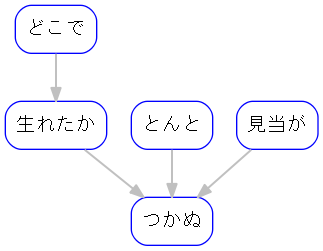

Source code (Python):
import pydot
import graphviz

import re
import pprint

mecab_file = "../data/neko.txt.cabocha"

class Morph:
    def __init__(self, surface, base, pos, pos1):
        self.surface = surface
        self.base    = base
        self.pos     = pos
        self.pos1    = pos1

    def __str__(self):
        return pprint.pformat({
            "surface": self.surface,
            "base": self.base, 
            "pos": self.pos, 
            "pos1": self.pos1
        })
    
    def is_symbol(self):
        return self.pos == "記号"

    def is_verb(self):
        return self.pos == "動詞"

    def is_noun(self):
        return self.pos == "名詞"
        
    
    @classmethod
    def from_txt(cls, line):
        surface = line.split("\t")[0]

        if surface[:3] == "EOS" or re.match(r"\* \d+? [-]?\d+?D \d+?/\d+? [-]?\d+(?:\.\d+)?", line):
            return None
    
        pos     = line.split("\t")[1].split(",")[0]
        pos1    = line.split("\t")[1].split(",")[1]
        base    = line.split("\t")[1].split(",")[6]

        return cls(surface, base, pos, pos1)

class Chunk:
    def __init__(self, dst):
        self.morphs = []
        self.dst = dst
        self.srcs = []

    def add_morph(self, morph):
        self.morphs.append(morph)
    
    def add_srcs(self, src):
        self.srcs.append(src)

    def get_chunk_surface(self, ignore_symbol=False):
        chunk_surface = ""

        for morph in self.morphs:
            if not(ignore_symbol and morph.is_symbol()):
                chunk_surface += morph.surface

        return chunk_surface

    def is_contain_verb(self):
        for morph in self.morphs:
            if morph.is_verb():
                return True
        return False

    def is_contain_noun(self):
        for morph in self.morphs:
            if morph.is_noun():
                return True
        return False

    def __str__(self):
        return pprint.pformat({
            "chunk_surface": self.get_chunk_surface(),
            "dst": self.dst
        })
    
    # line
    # * 2 -1D 0/2 0.000000
    @classmethod
    def from_line(cls, line):
        line_items = line.split(" ")
        dst = int(line_items[2].replace("D", ""))
        return cls(dst)

class Sentence:
    def __init__(self):
        self.chunks = []
    
    def add_chunk(self, chunk):
        self.chunks.append(chunk)
    
    def print_chunks(self):
        for chunk in self.chunks:
            print(chunk)

    
    # linesはEOSまでのtxt.cabocha各行をリストに格納した形(EOSは含まない)
    @classmethod
    def from_cabocha_txt(cls, lines):
        sentence = cls()

        for line in lines:
            if re.match(r"\* \d+? [-]?\d+?D \d+?/\d+? [-]?\d+(?:\.\d+)?", line):
                sentence.add_chunk(Chunk.from_line(line))
                continue

            morph = Morph.from_txt(line)

            sentence.chunks[-1].add_morph(morph)

        # chunksのかかり元を設定する
        for i in reversed(range(len(sentence.chunks))):
            chunk_num = i # iは文節番号を表す
            dst = sentence.chunks[chunk_num].dst
            if dst == -1:
                continue
            sentence.chunks[dst].add_srcs(chunk_num)

        return sentence



def load_mecab_file(from_path):
    sentences = []

    with open(from_path, encoding="utf-8") as f:
        line = f.readline()
        lines = []
        while line:
            if line[:3] != "EOS":
                lines.append(line)
            else:
                if lines:
                    sentence = Sentence.from_cabocha_txt(lines)
                    sentences.append(sentence)
                lines = []
            line = f.readline()

    return sentences

sentences = load_mecab_file(mecab_file)

dot_filename = "44"
datas_dir    = "./"

dot = graphviz.Digraph(
            comment='かかり受け木',
            filename=dot_filename, # DOT言語ファイルのファイル名 (これがグラフ画像のファイル名にも使われる)
            directory=datas_dir, # DOT言語ファイルと画像を保存するフォルダ
            format='png', # グラフの保存形式
            engine='dot',
            )

fontname = 'MS Gothic'

dot.attr('graph', fontname=fontname)
dot.attr('node', fontname=fontname, shape='box', color='blue', style='rounded')
dot.attr('edge', fontname=fontname, penwidth='1.5', color='gray')

target_sentence = sentences[3]

for i, chunk in enumerate(target_sentence.chunks):
    surface1 = chunk.get_chunk_surface(True)
    surface2 = target_sentence.chunks[chunk.dst].get_chunk_surface(True)
    if not chunk.dst == -1 and surface1 and surface2:
        # dot.node(識別子, 表示名)
        dot.node(str(i), surface1)
        dot.node(str(chunk.dst), surface2)
        dot.edge(str(i), str(chunk.dst))

dot.render()
